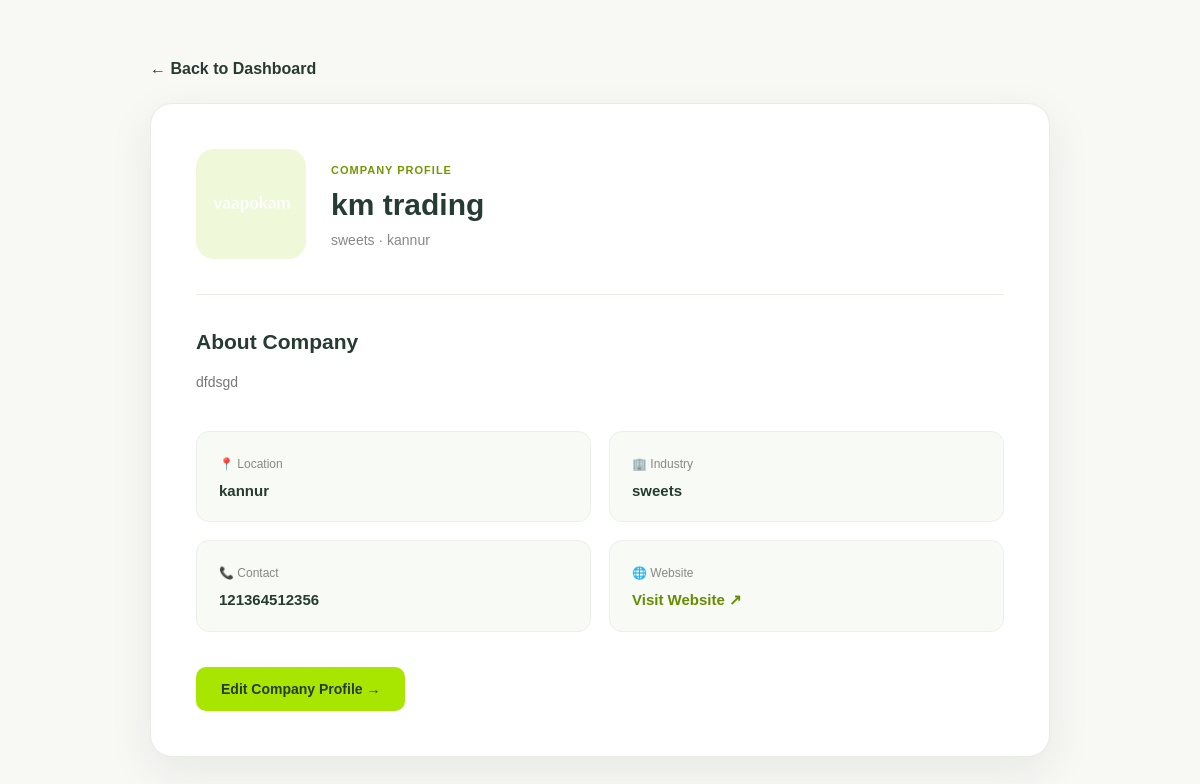
Page /company/profile/ (signed in) on the committed database.
### companies/models.py (models this page shows, shortened)
class CompanyProfile(models.Model):
    user = models.OneToOneField(
        settings.AUTH_USER_MODEL,
        on_delete=models.CASCADE
        )
    company_name = models.CharField(max_length=100)
    logo = models.ImageField(upload_to='company_logos/',null=True,blank=True)
    industry = models.CharField(max_length=100)
    location = models.CharField(max_length=100)
    description = models.TextField()
    website = models.URLField()
    contact = models.CharField(max_length=12)

### companies/views.py (the view)
# urls.py: path('profile/', views.company_profile_view, name='company_profile_view'),
@login_required
def company_profile_view(request):
    if request.user.role != 'company':
        return redirect('login')
    profile = CompanyProfile.objects.filter(
        user=request.user
    ).first()
    if not profile:
        return redirect('create_company_profile')
    return render(
        request,
        'companies/company_profile.html',
        {'profile': profile}
    )

### companies/templates/companies/company_profile.html (shortened to what this page needs)
{% load static %}
<!DOCTYPE html>
<html lang="en">
<head>
    <link rel="stylesheet" href="{% static 'css/style.css' %}">
</head>
<body class="company-view-page">
    <div class="company-view-container">
        <a href="{% url 'company_dashboard' %}" class="company-view-back">
            ← Back to Dashboard
        </a>
        <div class="company-view-card">
            <div class="company-view-header">
                <div class="company-view-logo">
                    {% if profile.logo %}
                        <img src="{{ profile.logo.url }}" alt="{{ profile.company_name }}">
                    {% else %}
                        <span>{{ profile.company_name|first|upper }}</span>
                    {% endif %}
                </div>
                <div>
                    <span class="company-view-tag">COMPANY PROFILE</span>
                    <h1>{{ profile.company_name }}</h1>
                    <p>{{ profile.industry }} · {{ profile.location }}</p>
                </div>
            </div>
            <div class="company-view-divider"></div>
            <section class="company-view-about">
                <h2>About Company</h2>
                <p>{{ profile.description }}</p>
            </section>
            <div class="company-view-details">
                <div class="company-view-info">
                    <span>📍 Location</span>
                    <h3>{{ profile.location }}</h3>
                </div>
                <div class="company-view-info">
                    <span>🏢 Industry</span>
                    <h3>{{ profile.industry }}</h3>
                </div>
                <div class="company-view-info">
                    <span>📞 Contact</span>
                    <h3>{{ profile.contact }}</h3>
                </div>
                <div class="company-view-info">
                    <span>🌐 Website</span>
                    <h3>
                        <a href="{{ profile.website }}" target="_blank">
                            Visit Website ↗
                        </a>
                    </h3>
                </div>
            </div>
            <div class="company-view-actions">
                <a href="{% url 'create_company_profile' %}" class="company-view-edit">
                    Edit Company Profile →
                </a>
            </div>
        </div>
    </div>
</body>
</html>

### rows in the picture
CompanyProfile: logo (picture), company_name "km trading", industry "sweets", location "kannur", description "dfdsgd", contact "121364512356"
